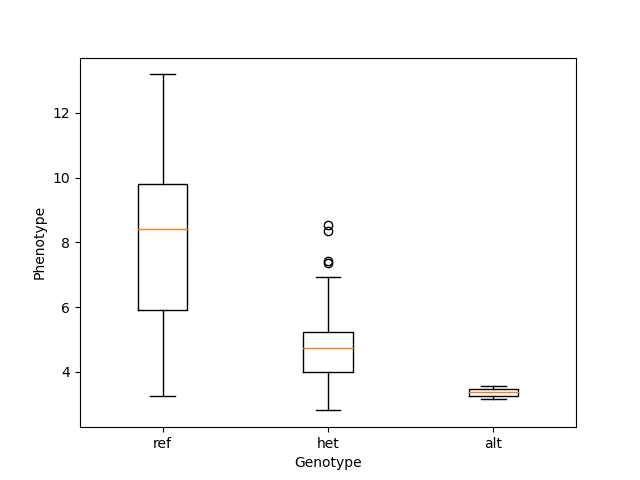

Reproduce this figure in Python.
#!/usr/bin/env python

import matplotlib.pyplot as plt
import numpy as np

#need phenotypes from CB1908_IC50 column in file with same name 

# #using genotype and IC phenotype file use assoc.linear just to find the top SNP. vcf only has sample name and genotypes whereas phenotype only has sample name and phenotype not genotype want genotype and phenotype need to comine those using the sample name


#find most signficant SNP to plot, look in gwasIC50.assoc.linear
#seperate out samples by genotype, look at vcf file
#get corresponding phenotype, look at IC50 file
ref = []
het = []
alt = []
file = open("gwasGS451.assoc.linear")
pval = []
snp = []
bp = []
chrom = []
for i in file:
    new = i.rstrip("\n").split()
    if new[4] == "ADD":
        pval.append(float(new[8]))
        snp.append(new[1])
        bp.append(new[2])
        chrom.append(new[0])
min_value = min(pval) #lowest p val in list
position = pval.index(min_value) #index of lowest value in the list
significant = snp[position] #to find the most signficant snp
sigbp = bp[position]
sigchrom = chrom[position]
print(significant) #this prints the most significant snp
print(sigchrom) #this prints significant snp chromosme
print(sigbp) #this prints significant snp location

genotypes = []
sampleid = []
#loop through vcf file
genotype_file = open("genotypes.vcf")
pheno_file = open("GS451_IC50.txt") 
for i in genotype_file:
    if i.startswith("##"): #skip header line
        continue
    geno_list = i.rstrip("\n").split("\t")
    if geno_list[2] == significant:
        genotypes = geno_list[9:]
    if i.startswith("#"):
        sampleid = geno_list[9:]
        # print(sampleid)
new_dict = dict(zip(sampleid, genotypes))
for i in pheno_file:
    if i.startswith("F"):
        continue
    pheno_list = i.rstrip("\n").split("\t")
    id_A = pheno_list[0]
    id_B = pheno_list[1]
    combined =id_A + "_" + id_B
    if pheno_list[2] == "NA":
        continue
    sample_val =float(pheno_list[2])
    gt = new_dict[combined]
    if gt == "0/0":
        ref.append(sample_val)
    if gt == "0/1":
        het.append(sample_val)
    if gt == "1/1":
        alt.append(sample_val)
#now plot
fig, ax = plt.subplots()
ax.boxplot([ref, het, alt])
ax.set_xlabel("Genotype")
ax.set_ylabel("Phenotype")
plt.xticks([1, 2, 3], ["ref", "het", "alt"])
fig.savefig("boxplotGS451.png")
plt.show()









